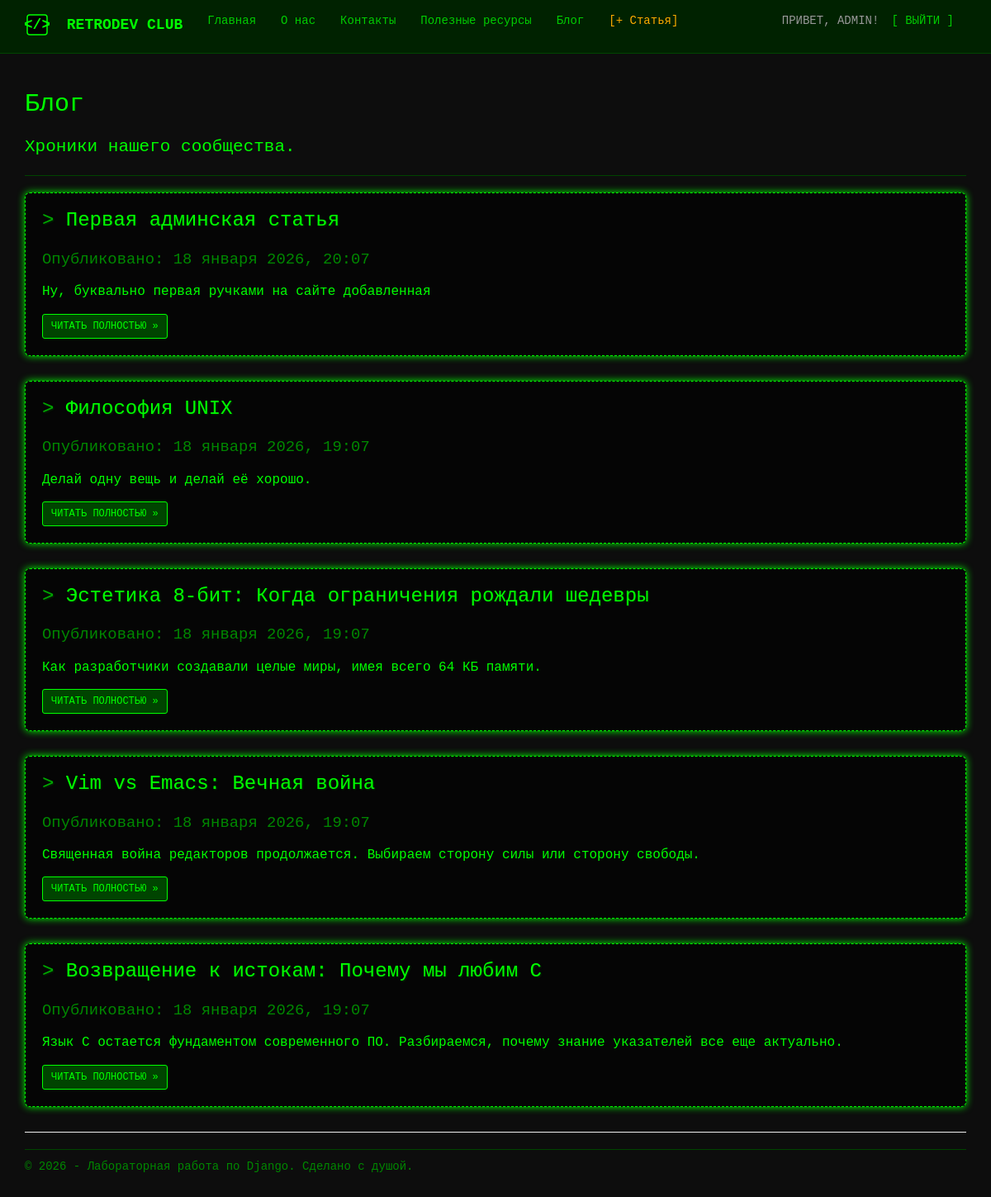
Screenshot of /blog/ (signed in) with the database file from the repository.
### app/models.py (models this page shows, shortened)
class Blog(models.Model):
    title = models.CharField(max_length=100, unique_for_date="posted", verbose_name="Заголовок")
    description = models.TextField(verbose_name="Краткое содержание")
    content = models.TextField(verbose_name="Полное содержание")
    posted = models.DateTimeField(default=datetime.now, db_index=True, verbose_name="Опубликована")
    image = models.FileField(default='temp.jpg', verbose_name="Путь к картинке")
    class Meta:
        db_table = "Posts"
        ordering = ["-posted"]
        verbose_name = "статья блога"
        verbose_name_plural = "статьи блога"

### app/views.py (the view)
# urls.py: path('blog/', views.blog, name='blog'),
def blog(request):
    assert isinstance(request, HttpRequest)
    posts = Blog.objects.order_by('-posted')
    return render(
        request,
        'app/blog.html',
        {
            'title':'Блог',
            'posts': posts,
            'year':datetime.now().year,
        }
    )

### app/templates/app/blog.html
﻿{% extends "app/layout.html" %}
{% block content %}
<h2>{{ title }}</h2>
<p class="lead">Хроники нашего сообщества.</p>
<hr style="border-color: #004400;" />
<div class="blog-posts">
    {% for post in posts %}
    <div class="jumbotron" style="padding: 20px; border: 1px dashed #00ff00; background-color: #050505;">
        <h3 style="margin-top: 0;">
            <span style="color: #00aa00;">></span> {{ post.title }}
        </h3>
        <p style="font-size: 0.9em; color: #008800;">
            Опубликовано: {{ post.posted|date:"d E Y, H:i" }}
        </p>
        <p class="post-description" style="margin: 15px 0;">
            {{ post.description }}
        </p>
        <a href="{% url 'blogpost' parametr=post.id %}" class="btn btn-primary btn-sm">
            ЧИТАТЬ ПОЛНОСТЬЮ &raquo;
        </a>
    </div>
    {% endfor %}
</div>
{% endblock %}

### app/templates/app/loginpartial.html (shortened to what this page needs)
﻿{% if user.is_authenticated %}
<form id="logoutForm" action="{% url 'logout' %}" method="post" class="navbar-right">
    <ul class="nav navbar-nav navbar-right">
        <li><span class="navbar-text">ПРИВЕТ, {{ user.username|upper }}!</span></li>
        <li><a href="javascript:document.getElementById('logoutForm').submit()">[ ВЫЙТИ ]</a></li>
    </ul>
</form>
{% else %}
<ul class="nav navbar-nav navbar-right">
    <li><a href="{% url 'registration' %}">Регистрация</a></li>
    <li><a href="{% url 'login' %}">Вход</a></li>
</ul>
{% endif %}

### app/static/app/content/site.css (style rules this page uses)
body { padding-top: 70px; padding-bottom: 20px; background-color: #0d0d0d; color: #00ff00; font-family: 'Courier New', Courier, monospace; }
.navbar-inverse .navbar-nav > li > a { color: #00cc00; }
a { color: #44ff44; text-decoration: none; transition: all 0.3s ease; }
h1, h2, h3, h4, h5, h6 { color: #00ff00; text-shadow: 1px 1px 2px #003300; font-family: 'Courier New', monospace; margin-bottom: 20px; }
.jumbotron { background-color: #001100; border: 1px solid #00ff00; color: #00ff00; box-shadow: 0 0 10px #00ff00; }
.jumbotron p { font-size: 16px; }
.btn-primary { background-color: #004400; border-color: #00ff00; color: #00ff00; font-family: 'Courier New', monospace; }

### rows the page displays
Blog: title "Первая админская статья", posted "18 января 2026, 20:07", description "Ну, буквально первая ручками на сайте добавленная"
Blog: title "Философия UNIX", posted "18 января 2026, 19:07", description "Делай одну вещь и делай её хорошо."
Blog: title "Эстетика 8-бит: Когда ограничения рождали шедевры", posted "18 января 2026, 19:07", description "Как разработчики создавали целые миры, имея всего 64 КБ памяти."
Blog: title "Vim vs Emacs: Вечная война", posted "18 января 2026, 19:07", description "Священная война редакторов продолжается. Выбираем сторону силы или сторону свободы."
Blog: title "Возвращение к истокам: Почему мы любим C", posted "18 января 2026, 19:07", description "Язык C остается фундаментом современного ПО. Разбираемся, почему знание указателей все еще актуально."

### other values shown
{{ user.username|upper }} "ADMIN"
{{ title }} "Блог"
